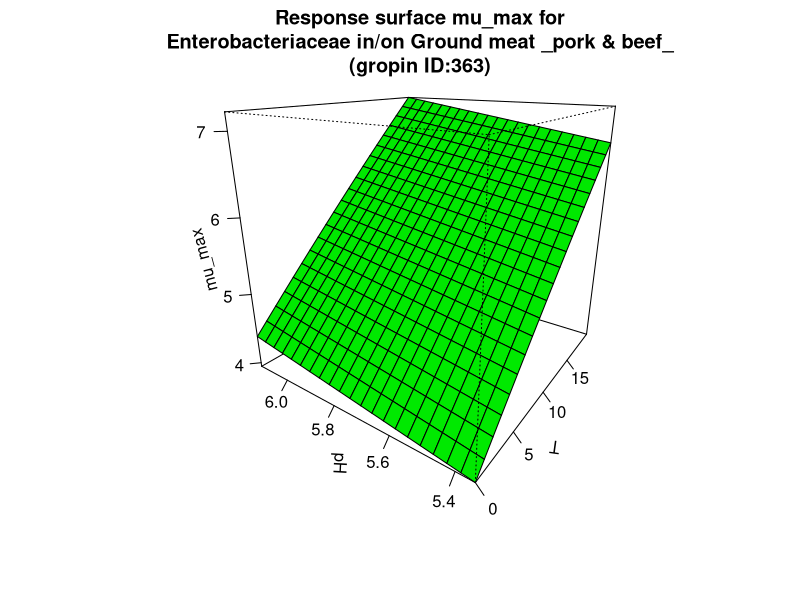

Recreate this plot in R.
#############################
# start of Parameter script
#############################
T <- seq(0,19.98001998002,length.out=21)
pH <- seq(5.34534,6.12387612387612,length.out=21)
#############################
# end of Parameter script
#############################
############################# 
# start of Model script Gropin ID 363 
#############################
 
# constant coefficients for this model
lagref <- 63.5
dlag <- 0.581
Elag <- 93.5
 
variables <- data.frame(T,pH)
argumentsPar <- expand.grid(variables)
 
# heart of the model
response_surface <- function(T,pH) {
   mumax <-(log(lagref)-dlag*(5.7-pH)-(Elag/0.00831)*((1/(T+273))-(1/273)))

return(mumax=mumax)
} 

# output parameters
mumax <- cbind(argumentsPar,response_surface(argumentsPar['T'],argumentsPar['pH']))
colnames(mumax) <- c(colnames(argumentsPar),'mumax')
#############################
# End of Model script
#############################
############################# 
# start of Visualisation script Gropin ID 363 
#############################
persp(T,pH,matrix(unlist(mumax$mumax),nrow=21),col = 'green',xlab='T',ylab='pH',zlab='mu_max',main='Response surface mu_max for
Enterobacteriaceae in/on Ground meat _pork & beef_
(gropin ID:363)',theta=305,phi=20,shade=0.25,ticktype = 'detailed')
#############################
# End of Visualisation script
#############################
